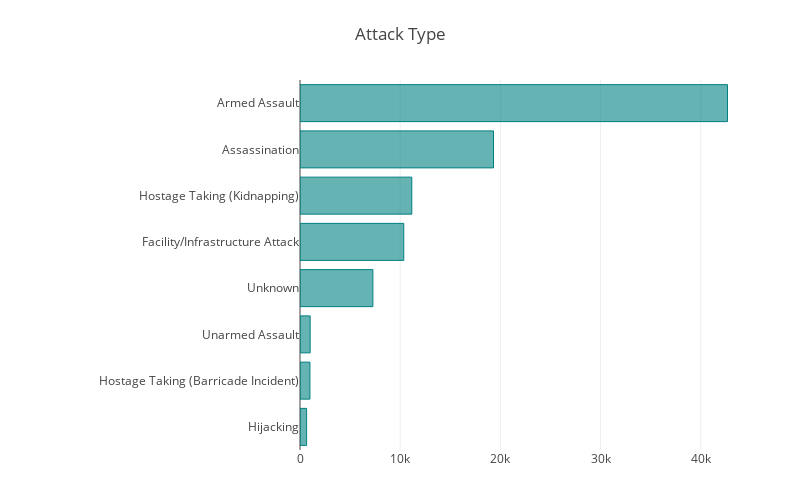

This figure's notebook cell:
### Markdown cell above
Majority of the attacks are done through arms followed by mass assasination

### Code cell
data['AttackType'].value_counts()[1:10][::-1].iplot(kind="barh",bargap=.5, title="Top 10 attacktype faced terrorist attacks", 
                                                colors="teal", layout=Layout(paper_bgcolor='rgba(0,0,0,0)',
                                                                                plot_bgcolor='rgba(0,0,0,0)',
                                                                                width=800, height=500, 
                                                                                title='Attack Type',
                                                                                margin=dict(l=300, r=50, t=80, b=50)))

### Figure 1 — Plotly figure (JSON) as saved in the notebook; plotly's stock layout.template omitted (floating-point values rounded to 4 significant figures)
{"data": [{"marker": {"color": "rgba(0, 128, 128, 0.6)", "line": {"color": "rgba(0, 128, 128, 1.0)", "width": 1}}, "name": "AttackType", "orientation": "h", "text": "", "type": "bar", "uid": "da309ec4-8b7f-4247-bf4c-cef501ac20fe", "x": [659, 991, 1015, 7276, 10356, 11158, 19312, 42669], "y": ["Hijacking", "Hostage Taking (Barricade Incident)", "Unarmed Assault", "Unknown", "Facility/Infrastructure Attack", "Hostage Taking (Kidnapping)", "Assassination", "Armed Assault"]}], "layout": {"height": 500, "margin": {"b": 50, "l": 300, "r": 50, "t": 80}, "paper_bgcolor": "rgba(0,0,0,0)", "plot_bgcolor": "rgba(0,0,0,0)", "title": {"text": "Attack Type"}, "width": 800}}
